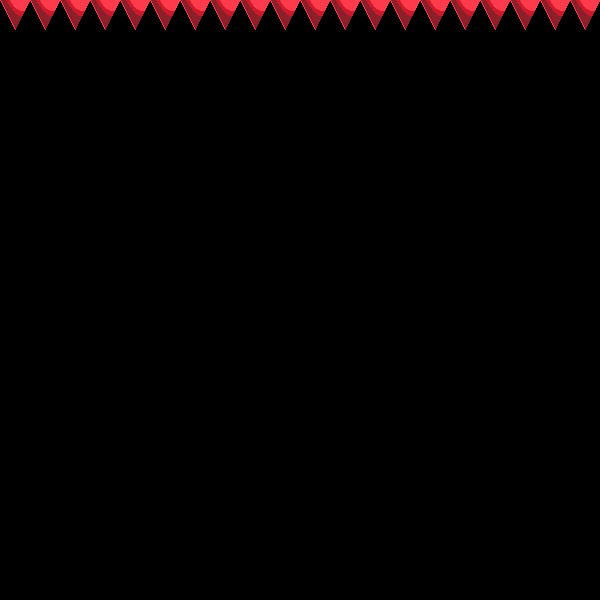

This game map was drawn from its Tiled (.tmx) file and the tilesets committed beside it. A one-line description and the full map source follow:
An orthogonal 20x20 tile map with 30x30 px tiles, 1 tile layer (Camada de Tiles 1) and 1 object.

<map version="1.0" orientation="orthogonal" renderorder="right-down" width="20" height="20" tilewidth="30" tileheight="30" nextobjectid="1">
 <tileset firstgid="1" name="espinho" tilewidth="30" tileheight="30" tilecount="1" columns="1">
  <image source="../Sprites/espinho_macabro.png" width="30" height="30" />
  <tile id="0">
   <objectgroup draworder="index">
    <object id="1" x="0" y="0">
     <polygon points="0,0 16,30 30,0 0,0" />
    </object>
   </objectgroup>
  </tile>
 </tileset>
 <layer name="Camada de Tiles 1" width="20" height="20">
  <data encoding="csv">
1,1,1,1,1,1,1,1,1,1,1,1,1,1,1,1,1,1,1,1,
0,0,0,0,0,0,0,0,0,0,0,0,0,0,0,0,0,0,0,0,
0,0,0,0,0,0,0,0,0,0,0,0,0,0,0,0,0,0,0,0,
0,0,0,0,0,0,0,0,0,0,0,0,0,0,0,0,0,0,0,0,
0,0,0,0,0,0,0,0,0,0,0,0,0,0,0,0,0,0,0,0,
0,0,0,0,0,0,0,0,0,0,0,0,0,0,0,0,0,0,0,0,
0,0,0,0,0,0,0,0,0,0,0,0,0,0,0,0,0,0,0,0,
0,0,0,0,0,0,0,0,0,0,0,0,0,0,0,0,0,0,0,0,
0,0,0,0,0,0,0,0,0,0,0,0,0,0,0,0,0,0,0,0,
0,0,0,0,0,0,0,0,0,0,0,0,0,0,0,0,0,0,0,0,
0,0,0,0,0,0,0,0,0,0,0,0,0,0,0,0,0,0,0,0,
0,0,0,0,0,0,0,0,0,0,0,0,0,0,0,0,0,0,0,0,
0,0,0,0,0,0,0,0,0,0,0,0,0,0,0,0,0,0,0,0,
0,0,0,0,0,0,0,0,0,0,0,0,0,0,0,0,0,0,0,0,
0,0,0,0,0,0,0,0,0,0,0,0,0,0,0,0,0,0,0,0,
0,0,0,0,0,0,0,0,0,0,0,0,0,0,0,0,0,0,0,0,
0,0,0,0,0,0,0,0,0,0,0,0,0,0,0,0,0,0,0,0,
0,0,0,0,0,0,0,0,0,0,0,0,0,0,0,0,0,0,0,0,
0,0,0,0,0,0,0,0,0,0,0,0,0,0,0,0,0,0,0,0,
0,0,0,0,0,0,0,0,0,0,0,0,0,0,0,0,0,0,0,0
</data>
 </layer>
</map>
